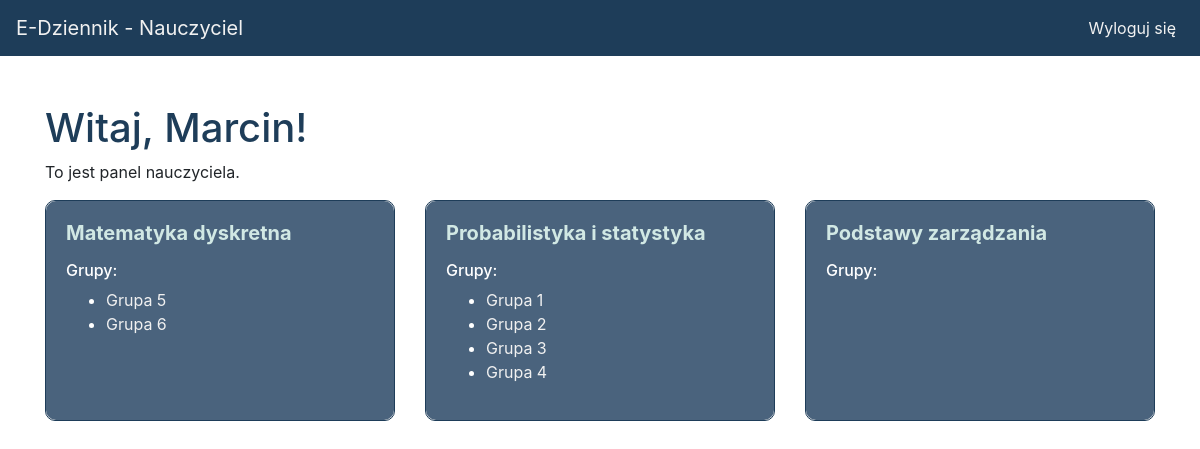
Screenshot of /teacher_dashboard (signed in) with the database file from the repository.
### app/models.py (models this page shows)
class User(UserMixin, db.Model):
    __tablename__ = 'users'
    id = db.Column(db.Integer, primary_key=True)
    username = db.Column(db.String(150), unique=True, nullable=False)  # Używane przez adminów i nauczycieli
    first_name = db.Column(db.String(150), nullable=True)  # Tylko dla studentów
    last_name = db.Column(db.String(150), nullable=True)  # Tylko dla studentów
    password = db.Column(db.String(150), nullable=False)
    role = db.Column(db.String(50), nullable=False)  # 'admin', 'teacher', 'student'
    grade = db.Column(db.Float, nullable=True)  # Nowa kolumna na ocenę
    groups = db.relationship('Group', secondary='group_student', back_populates='students')

class Subject(db.Model):
    __tablename__ = 'subjects'
    id = db.Column(db.Integer, primary_key=True)
    name = db.Column(db.String(100), nullable=False)
    groups = db.relationship('Group', back_populates='subject', lazy=True)

class Group(db.Model):
    __tablename__ = 'groups'
    id = db.Column(db.Integer, primary_key=True)
    name = db.Column(db.String(100), nullable=False)
    subject_id = db.Column(db.Integer, db.ForeignKey('subjects.id'), nullable=False)
    subject = db.relationship('Subject', back_populates='groups')
    students = db.relationship('User', secondary=group_student, back_populates='groups')

### app/routes.py (the view)
@bp.route('/teacher_dashboard')
@login_required
def teacher_dashboard():
    if current_user.role != 'teacher':
        flash('Nie masz uprawnień dostępu do tej strony.', 'danger')
        return redirect(url_for('main.login'))
    subjects = Subject.query.all()
    return render_template('teacher_dashboard.html', user=current_user, subjects=subjects)

### app/__init__.py (called while the page is built)
@login_manager.user_loader
def load_user(user_id):
    from .models import User  # Import User w funkcji
    return User.query.get(int(user_id))

### app/templates/teacher_dashboard.html (shortened to what this page needs)
<!DOCTYPE html>
<html lang="pl">
<head>
    <link rel="stylesheet" href="https://stackpath.bootstrapcdn.com/bootstrap/4.5.2/css/bootstrap.min.css">
</head>
<body>
    <nav class="navbar navbar-expand-lg">
        <a class="navbar-brand" href="#">E-Dziennik - Nauczyciel</a>
        <div class="collapse navbar-collapse">
            <ul class="navbar-nav ml-auto">
                <li class="nav-item">
                    <a class="nav-link" href="{{ url_for('main.logout') }}">Wyloguj się</a>
                </li>
            </ul>
        </div>
    </nav>
    <div class="container mt-5">
        <h1>Witaj, {{ user.first_name }}!</h1>
        <p>To jest panel nauczyciela.</p>
        <div class="row">
            {% for subject in subjects %}
                <div class="col-md-4 mb-3">
                    <div class="card h-100">
                        <div class="card-body">
                            <h5 class="card-title">{{ subject.name }}</h5>
                            <div class="mt-3">
                                <h6>Grupy:</h6>
                                <ul>
                                    {% for group in subject.groups %}
                                        <li>
                                            <a href="{{ url_for('main.group_students', group_id=group.id) }}" target="_blank">
                                                {{ group.name }}
                                            </a>
                                        </li>
                                    {% endfor %}
                                </ul>
                            </div>
                        </div>
                    </div>
                </div>
            {% endfor %}
        </div>
    </div>
</body>
</html>

### app/templates/teacher_dashboard.html (style rules this page uses)
.navbar { background-color: #1e3d59; }
.navbar-brand, .nav-link { color: #f1f1f1 !important; }
.card { background-color: #f1f1f1; border: 1px solid #1e3d59; border-radius: 10px; }
.card-body { background-color: #4a637d; color: white; border-radius: 10px; }
.card-title { font-weight: bold; color: #d1e8e4; }
a { color: #f1f1f1; }
h1, h6 { color: #1e3d59; }
.card-body h6 { color: white; }

### rows the page displays
User: first_name "Marcin"
Subject: name "Matematyka dyskretna"
Group: name "Grupa 5"
Group: name "Grupa 6"
Subject: name "Probabilistyka i statystyka"
Group: name "Grupa 1"
Group: name "Grupa 2"
Group: name "Grupa 3"
Group: name "Grupa 4"
Subject: name "Podstawy zarządzania"
